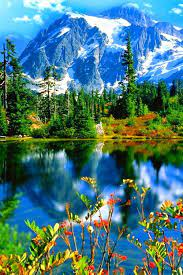
#> input picture img1.jpg, 183 x 275 px
$ jupyter execute --allow-errors 1.Resolucion_HojaTrabajo1_MonicaVelasquez.ipynb
#> lines starting #> are read from the running program, lines starting #| are printed output that depends on the picture
## Hoja de Trabajo No.1
### Mónica Velásquez

[cell 1]
import cv2
import matplotlib.pyplot as plt
import numpy as np

### Resolución Problema No. 1

[cell 2]
img = cv2.imread("img1.jpg")
#> img is the input picture: shape (275, 183, 3); mean B, G, R 122.2, 121, 73.5
img = cv2.cvtColor(img, cv2.COLOR_BGR2RGB)

[cell 3]
img[0,0]
#> Out = [164, 245, 255]

[cell 4]
type(img)

[cell 5]
img.shape
#> Out = (275, 183, 3)

[cell 6]
plt.imshow(img)
plt.show()

[cell 7]
def activate_color_channels(img_path, color):

#> called with img_path = 'img1.jpg', color = 1
    blue, green, red = cv2.split(img)
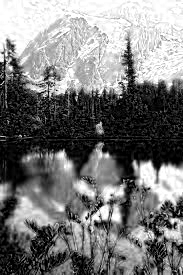
#> red: shape (275, 183); min 0, max 255, mean 122.2

    zeros = np.zeros(img.shape[:2], dtype="uint8")

    if color == 1: # Colo el canal azul
        problema1 = cv2.merge([blue, zeros, zeros])
    elif color == 2: # Solo el canal verde
        problema1 = cv2.merge([zeros, green, zeros])
    elif color == 3: # Solo el canal rojo
        problema1 = cv2.merge([zeros, zeros, red])
    elif color == 10: # Canales rojo y verde
        problema1 = cv2.merge([zeros, green, red])
    elif color == 20: # Canales verde y azul
        problema1 = cv2.merge([blue, green, zeros])
    elif color == 30: # Canales azul y rojo
        problema1 = cv2.merge([blue, zeros, red])
    else:
        raise ValueError("Color debe ser 1, 2, 3, 10, 20, o 30")

    return problema1

### a) Si el parámetro color vale 1, la imagen debe mostrar activos únicamente el color azul.

[cell 8]
img_path = 'img1.jpg'
color = 1
Resultadoa = activate_color_channels(img_path, color)

[cell 9]
cv2.imwrite("img1_Resultadoa.jpg", Resultadoa)
#> Out = True

### b) Si el parámetro color vale 2, la imagen debe mostrar activos únicamente el color verde.

[cell 10]
img_path = 'img1.jpg'
color = 2
Resultadob = activate_color_channels(img_path, color)

[cell 11]
cv2.imwrite("img1_Resultadob.jpg", Resultadob)
#> Out = True

### c) Si el parámetro color vale 3, la imagen debe mostrar activos únicamente el color rojo.

[cell 12]
img_path = 'img1.jpg'
color = 3
Resultadoc = activate_color_channels(img_path, color)

[cell 13]
cv2.imwrite("img1_Resultadoc.jpg", Resultadoc)
#> Out = True

### d) Si el parámetro color vale 10, la imagen debe mostrar activos únicamente los colores rojo y verde.

[cell 14]
img_path = 'img1.jpg'
color = 10
Resultadod = activate_color_channels(img_path, color)
#> call 4 of activate_color_channels, with img_path = 'img1.jpg', color = 10
#> in activate_color_channels (call 4), `problema1 = cv2.merge([zeros, green, red])`:
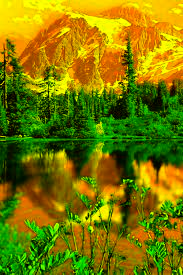
#> problema1: shape (275, 183, 3); mean of channels 0, 1, 2 0, 121, 122.2; drawn as B, G, R

[cell 15]
cv2.imwrite("img1_Resultadod.jpg", Resultadod)
#> Out = True

### e) Si el parámetro color vale 20, la imagen debe mostrar activos únicamente los colores verde y azul

[cell 16]
img_path = 'img1.jpg'
color = 20
Resultadoe = activate_color_channels(img_path, color)
#> in activate_color_channels (call 5), `problema1 = cv2.merge([blue, green, zeros])`:
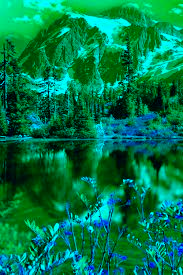
#> problema1: shape (275, 183, 3); mean of channels 0, 1, 2 73.5, 121, 0; drawn as B, G, R

[cell 17]
cv2.imwrite("img1_Resultadoe.jpg", Resultadoe)
#> Out = True

### f) Si el parámetro color vale 30, la imagen debe mostrar activos únicamente los colores azul y rojo.

[cell 18]
img_path = 'img1.jpg'
color = 30
Resultadof = activate_color_channels(img_path, color)
#> in activate_color_channels (call 6), `problema1 = cv2.merge([blue, zeros, red])`:
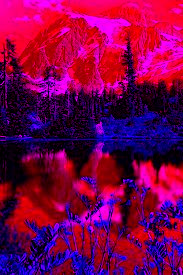
#> problema1: shape (275, 183, 3); mean of channels 0, 1, 2 73.5, 0, 122.2; drawn as B, G, R

[cell 19]
cv2.imwrite("img1_Resultadof.jpg", Resultadof)
#> Out = True

### Resolución problema No. 2

#### a) Resolución imagen 1

[cell 20]
def reconstruct_color_image(image1_path, image2_path, image3_path):
#> called with image1_path = 'imagen1_salida_gray_azul.jpg', image2_path = 'imagen1_salida_gray_verde.jpg', image3_path = 'imagen1_salida_gray_rojo.jpg'
    img1 = cv2.imread(image1_path, cv2.IMREAD_GRAYSCALE)
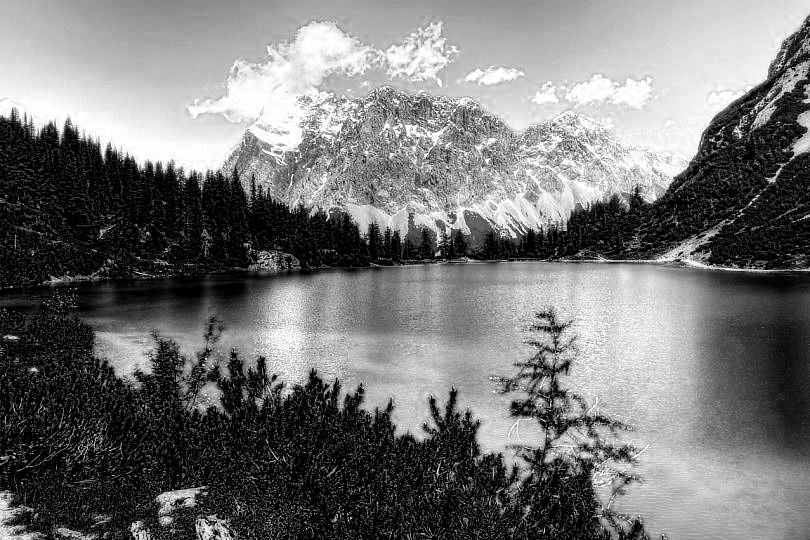
#> input picture imagen1_salida_gray_azul.jpg, 810 x 540 px
#> img1 is the input picture: shape (540, 810); min 0, max 255, mean 118.1
    img2 = cv2.imread(image2_path, cv2.IMREAD_GRAYSCALE)
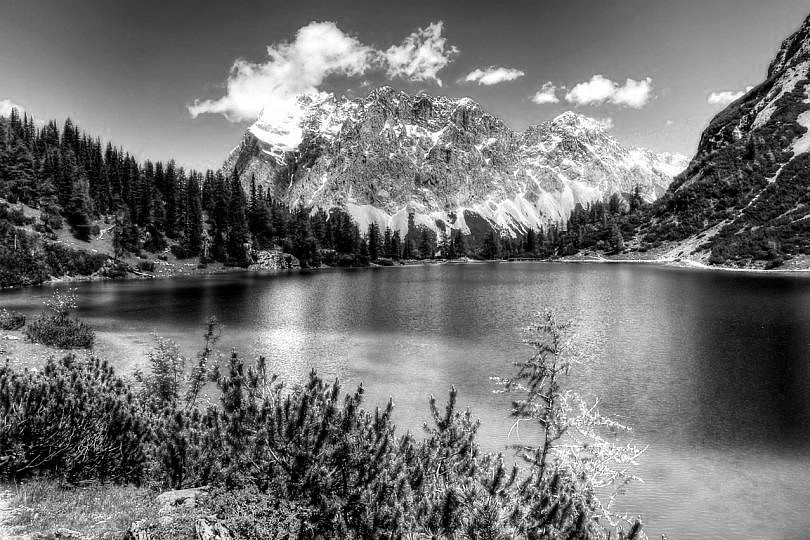
#> input picture imagen1_salida_gray_verde.jpg, 810 x 540 px
#> img2 is the input picture: shape (540, 810); min 0, max 255, mean 113.9
    img3 = cv2.imread(image3_path, cv2.IMREAD_GRAYSCALE)
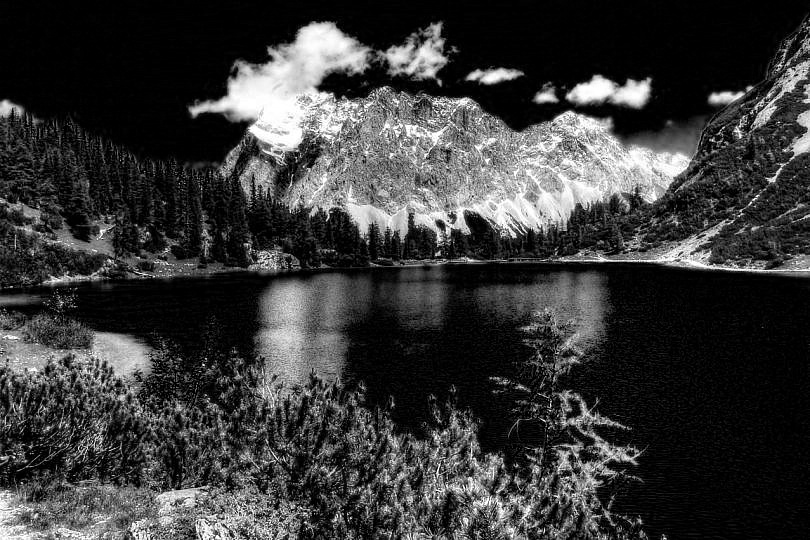
#> input picture imagen1_salida_gray_rojo.jpg, 810 x 540 px
#> img3 is the input picture: shape (540, 810); min 0, max 255, mean 57.5

    if img1 is None or img2 is None or img3 is None:
        raise

    if img1.shape != img2.shape or img1.shape != img3.shape:
        raise

    color_image = cv2.merge([img1, img2, img3])
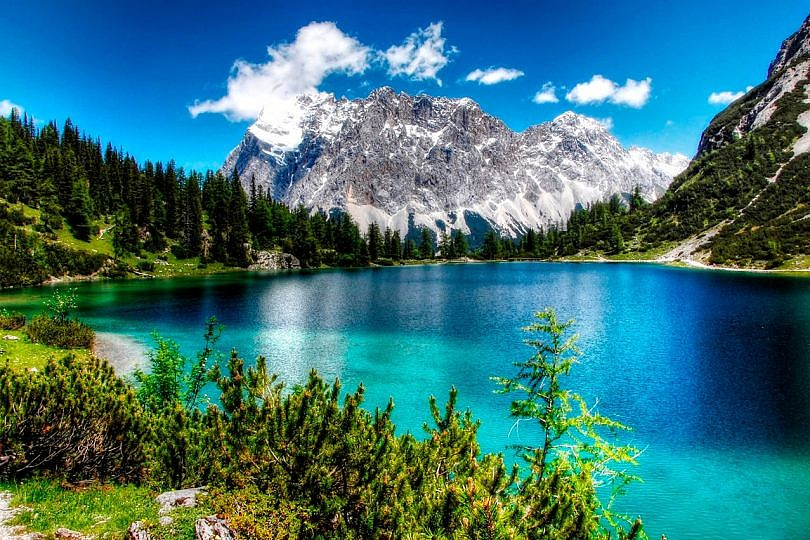
#> color_image: shape (540, 810, 3); mean of channels 0, 1, 2 118.1, 113.9, 57.5; drawn as B, G, R
    return color_image

[cell 21]
image1_path = 'imagen1_salida_gray_azul.jpg'
image2_path = 'imagen1_salida_gray_verde.jpg'
image3_path = 'imagen1_salida_gray_rojo.jpg'
resultado_image1 = reconstruct_color_image(image1_path, image2_path, image3_path)

[cell 22]
cv2.imwrite('Resolucion_Problema2_img1.jpg', resultado_image1)
#> Out = True

#### b) Resolución imagen 2

[cell 23]
def reconstruct_color_image(image1_path, image2_path, image3_path):
#> called with image1_path = 'imagen2_salida_gray_azul.jpg', image2_path = 'imagen2_salida_gray_verde.jpg', image3_path = 'imagen2_salida_gray_rojo.jpg'
    img1 = cv2.imread(image1_path, cv2.IMREAD_GRAYSCALE)
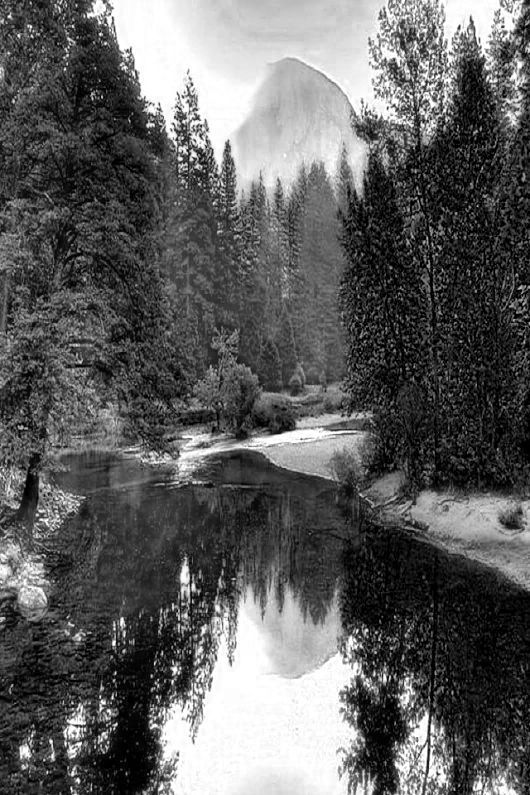
#> input picture imagen2_salida_gray_azul.jpg, 530 x 795 px
#> img1 is the input picture: shape (795, 530); min 0, max 255, mean 95.1
    img2 = cv2.imread(image2_path, cv2.IMREAD_GRAYSCALE)
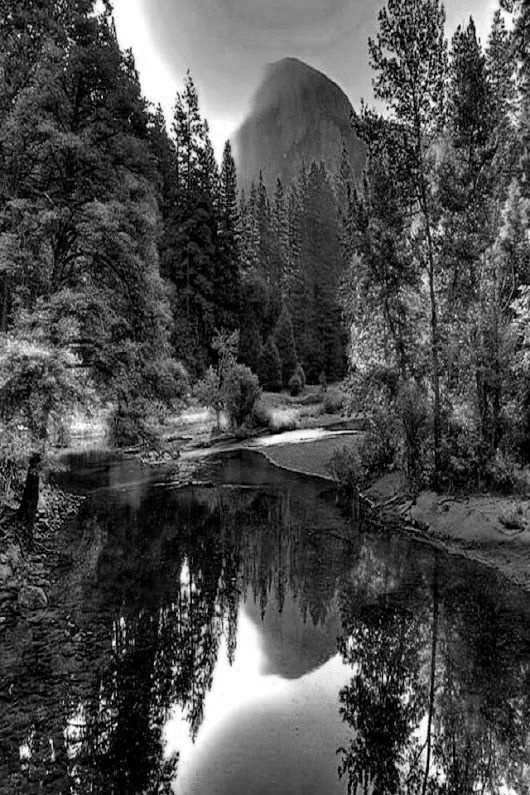
#> input picture imagen2_salida_gray_verde.jpg, 530 x 795 px
#> img2 is the input picture: shape (795, 530); min 0, max 255, mean 75.3
    img3 = cv2.imread(image3_path, cv2.IMREAD_GRAYSCALE)

    if img1 is None or img2 is None or img3 is None:
        raise

    if img1.shape != img2.shape or img1.shape != img3.shape:
        raise

    color_image = cv2.merge([img1, img2, img3])

    return color_image
